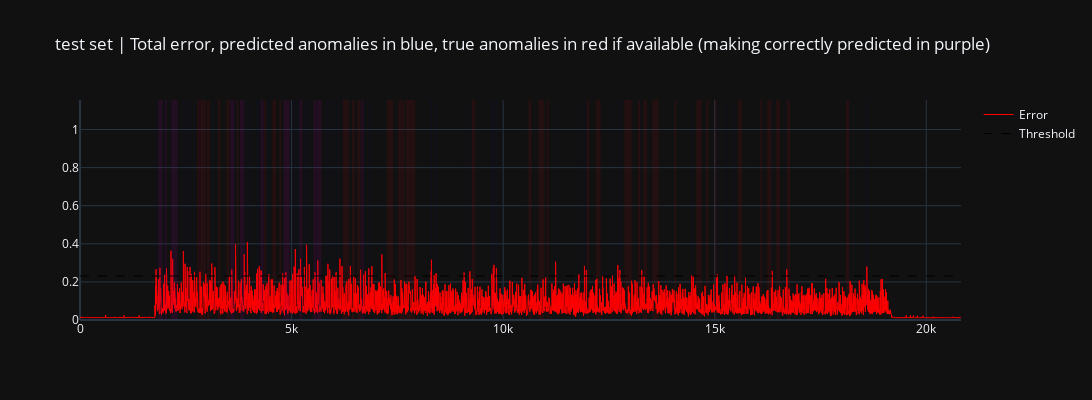

Notebook source saved alongside this figure:
### Code cell
plotter.plotly_global_predictions(type="test")

### Figure 1 — Plotly figure (JSON) as saved in the notebook; plotly's stock layout.template omitted (floating-point values rounded to 4 significant figures; data arrays with more than 128 entries replaced by an {"elided": "..."} marker saying what was removed)
{"data": [{"line": {"color": "red", "width": 1}, "name": "Error", "x": {"elided": "20821 int values"}, "y": {"elided": "20821 float values"}, "type": "scatter"}, {"line": {"color": "black", "dash": "dash", "width": 1}, "name": "Threshold", "x": {"elided": "20821 int values"}, "y": {"elided": "20821 float values"}, "type": "scatter"}], "layout": {"height": 400, "shapes": [{"fillcolor": "blue", "line": {"width": 0}, "opacity": 0.08, "type": "rect", "x0": 1792, "x1": 1805, "y0": -0.1, "y1": 1.155}, {"fillcolor": "blue", "line": {"width": 0}, "opacity": 0.08, "type": "rect", "x0": 1850, "x1": 1956, "y0": -0.1, "y1": 1.155}, {"fillcolor": "blue", "line": {"width": 0}, "opacity": 0.08, "type": "rect", "x0": 1995, "x1": 2005, "y0": -0.1, "y1": 1.155}, {"fillcolor": "blue", "line": {"width": 0}, "opacity": 0.08, "type": "rect", "x0": 2006, "x1": 2056, "y0": -0.1, "y1": 1.155}, {"fillcolor": "blue", "line": {"width": 0}, "opacity": 0.08, "type": "rect", "x0": 2144, "x1": 2154, "y0": -0.1, "y1": 1.155}, {"fillcolor": "blue", "line": {"width": 0}, "opacity": 0.08, "type": "rect", "x0": 2156, "x1": 2304, "y0": -0.1, "y1": 1.155}, {"fillcolor": "blue", "line": {"width": 0}, "opacity": 0.08, "type": "rect", "x0": 2438, "x1": 2449, "y0": -0.1, "y1": 1.155}, {"fillcolor": "blue", "line": {"width": 0}, "opacity": 0.08, "type": "rect", "x0": 2478, "x1": 2488, "y0": -0.1, "y1": 1.155}, {"fillcolor": "blue", "line": {"width": 0}, "opacity": 0.08, "type": "rect", "x0": 2528, "x1": 2539, "y0": -0.1, "y1": 1.155}, {"fillcolor": "blue", "line": {"width": 0}, "opacity": 0.08, "type": "rect", "x0": 2543, "x1": 2553, "y0": -0.1, "y1": 1.155}, {"fillcolor": "blue", "line": {"width": 0}, "opacity": 0.08, "type": "rect", "x0": 2595, "x1": 2605, "y0": -0.1, "y1": 1.155}, {"fillcolor": "blue", "line": {"width": 0}, "opacity": 0.08, "type": "rect", "x0": 2628, "x1": 2638, "y0": -0.1, "y1": 1.155}, {"fillcolor": "blue", "line": {"width": 0}, "opacity": 0.08, "type": "rect", "x0": 2701, "x1": 2711, "y0": -0.1, "y1": 1.155}, {"fillcolor": "blue", "line": {"width": 0}, "opacity": 0.08, "type": "rect", "x0": 2828, "x1": 2838, "y0": -0.1, "y1": 1.155}, {"fillcolor": "blue", "line": {"width": 0}, "opacity": 0.08, "type": "rect", "x0": 2831, "x1": 2841, "y0": -0.1, "y1": 1.155}, {"fillcolor": "blue", "line": {"width": 0}, "opacity": 0.08, "type": "rect", "x0": 2970, "x1": 2980, "y0": -0.1, "y1": 1.155}, {"fillcolor": "blue", "line": {"width": 0}, "opacity": 0.08, "type": "rect", "x0": 3109, "x1": 3119, "y0": -0.1, "y1": 1.155}, {"fillcolor": "blue", "line": {"width": 0}, "opacity": 0.08, "type": "rect", "x0": 3183, "x1": 3193, "y0": -0.1, "y1": 1.155}, {"fillcolor": "blue", "line": {"width": 0}, "opacity": 0.08, "type": "rect", "x0": 3548, "x1": 3651, "y0": -0.1, "y1": 1.155}, {"fillcolor": "blue", "line": {"width": 0}, "opacity": 0.08, "type": "rect", "x0": 3670, "x1": 3680, "y0": -0.1, "y1": 1.155}, {"fillcolor": "blue", "line": {"width": 0}, "opacity": 0.08, "type": "rect", "x0": 3779, "x1": 3886, "y0": -0.1, "y1": 1.155}, {"fillcolor": "blue", "line": {"width": 0}, "opacity": 0.08, "type": "rect", "x0": 3887, "x1": 3897, "y0": -0.1, "y1": 1.155}, {"fillcolor": "blue", "line": {"width": 0}, "opacity": 0.08, "type": "rect", "x0": 3950, "x1": 3960, "y0": -0.1, "y1": 1.155}, {"fillcolor": "blue", "line": {"width": 0}, "opacity": 0.08, "type": "rect", "x0": 4002, "x1": 4012, "y0": -0.1, "y1": 1.155}, {"fillcolor": "blue", "line": {"width": 0}, "opacity": 0.08, "type": "rect", "x0": 4167, "x1": 4177, "y0": -0.1, "y1": 1.155}, {"fillcolor": "blue", "line": {"width": 0}, "opacity": 0.08, "type": "rect", "x0": 4192, "x1": 4202, "y0": -0.1, "y1": 1.155}, {"fillcolor": "blue", "line": {"width": 0}, "opacity": 0.08, "type": "rect", "x0": 4231, "x1": 4241, "y0": -0.1, "y1": 1.155}, {"fillcolor": "blue", "line": {"width": 0}, "opacity": 0.08, "type": "rect", "x0": 4250, "x1": 4260, "y0": -0.1, "y1": 1.155}, {"fillcolor": "blue", "line": {"width": 0}, "opacity": 0.08, "type": "rect", "x0": 4266, "x1": 4338, "y0": -0.1, "y1": 1.155}, {"fillcolor": "blue", "line": {"width": 0}, "opacity": 0.08, "type": "rect", "x0": 4453, "x1": 4463, "y0": -0.1, "y1": 1.155}, {"fillcolor": "blue", "line": {"width": 0}, "opacity": 0.08, "type": "rect", "x0": 4456, "x1": 4466, "y0": -0.1, "y1": 1.155}, {"fillcolor": "blue", "line": {"width": 0}, "opacity": 0.08, "type": "rect", "x0": 4784, "x1": 4794, "y0": -0.1, "y1": 1.155}, {"fillcolor": "blue", "line": {"width": 0}, "opacity": 0.08, "type": "rect", "x0": 4808, "x1": 4962, "y0": -0.1, "y1": 1.155}, {"fillcolor": "blue", "line": {"width": 0}, "opacity": 0.08, "type": "rect", "x0": 5019, "x1": 5029, "y0": -0.1, "y1": 1.155}, {"fillcolor": "blue", "line": {"width": 0}, "opacity": 0.08, "type": "rect", "x0": 5055, "x1": 5065, "y0": -0.1, "y1": 1.155}, {"fillcolor": "blue", "line": {"width": 0}, "opacity": 0.08, "type": "rect", "x0": 5084, "x1": 5094, "y0": -0.1, "y1": 1.155}, {"fillcolor": "blue", "line": {"width": 0}, "opacity": 0.08, "type": "rect", "x0": 5129, "x1": 5139, "y0": -0.1, "y1": 1.155}, {"fillcolor": "blue", "line": {"width": 0}, "opacity": 0.08, "type": "rect", "x0": 5166, "x1": 5176, "y0": -0.1, "y1": 1.155}, {"fillcolor": "blue", "line": {"width": 0}, "opacity": 0.08, "type": "rect", "x0": 5185, "x1": 5257, "y0": -0.1, "y1": 1.155}, {"fillcolor": "blue", "line": {"width": 0}, "opacity": 0.08, "type": "rect", "x0": 5298, "x1": 5308, "y0": -0.1, "y1": 1.155}, {"fillcolor": "blue", "line": {"width": 0}, "opacity": 0.08, "type": "rect", "x0": 5349, "x1": 5359, "y0": -0.1, "y1": 1.155}, {"fillcolor": "blue", "line": {"width": 0}, "opacity": 0.08, "type": "rect", "x0": 5412, "x1": 5422, "y0": -0.1, "y1": 1.155}, {"fillcolor": "blue", "line": {"width": 0}, "opacity": 0.08, "type": "rect", "x0": 5516, "x1": 5584, "y0": -0.1, "y1": 1.155}, {"fillcolor": "blue", "line": {"width": 0}, "opacity": 0.08, "type": "rect", "x0": 5593, "x1": 5708, "y0": -0.1, "y1": 1.155}, {"fillcolor": "blue", "line": {"width": 0}, "opacity": 0.08, "type": "rect", "x0": 5826, "x1": 5836, "y0": -0.1, "y1": 1.155}, {"fillcolor": "blue", "line": {"width": 0}, "opacity": 0.08, "type": "rect", "x0": 5854, "x1": 5864, "y0": -0.1, "y1": 1.155}, {"fillcolor": "blue", "line": {"width": 0}, "opacity": 0.08, "type": "rect", "x0": 5897, "x1": 5907, "y0": -0.1, "y1": 1.155}, {"fillcolor": "blue", "line": {"width": 0}, "opacity": 0.08, "type": "rect", "x0": 5966, "x1": 5976, "y0": -0.1, "y1": 1.155}, {"fillcolor": "blue", "line": {"width": 0}, "opacity": 0.08, "type": "rect", "x0": 6043, "x1": 6053, "y0": -0.1, "y1": 1.155}, {"fillcolor": "blue", "line": {"width": 0}, "opacity": 0.08, "type": "rect", "x0": 6049, "x1": 6059, "y0": -0.1, "y1": 1.155}, {"fillcolor": "blue", "line": {"width": 0}, "opacity": 0.08, "type": "rect", "x0": 6137, "x1": 6147, "y0": -0.1, "y1": 1.155}, {"fillcolor": "blue", "line": {"width": 0}, "opacity": 0.08, "type": "rect", "x0": 6187, "x1": 6197, "y0": -0.1, "y1": 1.155}, {"fillcolor": "blue", "line": {"width": 0}, "opacity": 0.08, "type": "rect", "x0": 6384, "x1": 6394, "y0": -0.1, "y1": 1.155}, {"fillcolor": "blue", "line": {"width": 0}, "opacity": 0.08, "type": "rect", "x0": 6626, "x1": 6636, "y0": -0.1, "y1": 1.155}, {"fillcolor": "blue", "line": {"width": 0}, "opacity": 0.08, "type": "rect", "x0": 6650, "x1": 6708, "y0": -0.1, "y1": 1.155}, {"fillcolor": "blue", "line": {"width": 0}, "opacity": 0.08, "type": "rect", "x0": 6738, "x1": 6748, "y0": -0.1, "y1": 1.155}, {"fillcolor": "blue", "line": {"width": 0}, "opacity": 0.08, "type": "rect", "x0": 6819, "x1": 6829, "y0": -0.1, "y1": 1.155}, {"fillcolor": "blue", "line": {"width": 0}, "opacity": 0.08, "type": "rect", "x0": 6894, "x1": 6904, "y0": -0.1, "y1": 1.155}, {"fillcolor": "blue", "line": {"width": 0}, "opacity": 0.08, "type": "rect", "x0": 7128, "x1": 7138, "y0": -0.1, "y1": 1.155}, {"fillcolor": "blue", "line": {"width": 0}, "opacity": 0.08, "type": "rect", "x0": 7207, "x1": 7217, "y0": -0.1, "y1": 1.155}, {"fillcolor": "blue", "line": {"width": 0}, "opacity": 0.08, "type": "rect", "x0": 8292, "x1": 8302, "y0": -0.1, "y1": 1.155}, {"fillcolor": "blue", "line": {"width": 0}, "opacity": 0.08, "type": "rect", "x0": 8299, "x1": 8310, "y0": -0.1, "y1": 1.155}, {"fillcolor": "blue", "line": {"width": 0}, "opacity": 0.08, "type": "rect", "x0": 8366, "x1": 8376, "y0": -0.1, "y1": 1.155}, {"fillcolor": "blue", "line": {"width": 0}, "opacity": 0.08, "type": "rect", "x0": 8411, "x1": 8421, "y0": -0.1, "y1": 1.155}, {"fillcolor": "blue", "line": {"width": 0}, "opacity": 0.08, "type": "rect", "x0": 9072, "x1": 9082, "y0": -0.1, "y1": 1.155}, {"fillcolor": "blue", "line": {"width": 0}, "opacity": 0.08, "type": "rect", "x0": 9209, "x1": 9219, "y0": -0.1, "y1": 1.155}, {"fillcolor": "blue", "line": {"width": 0}, "opacity": 0.08, "type": "rect", "x0": 9727, "x1": 9737, "y0": -0.1, "y1": 1.155}, {"fillcolor": "blue", "line": {"width": 0}, "opacity": 0.08, "type": "rect", "x0": 9762, "x1": 9773, "y0": -0.1, "y1": 1.155}, {"fillcolor": "blue", "line": {"width": 0}, "opacity": 0.08, "type": "rect", "x0": 9778, "x1": 9789, "y0": -0.1, "y1": 1.155}, {"fillcolor": "blue", "line": {"width": 0}, "opacity": 0.08, "type": "rect", "x0": 9836, "x1": 9846, "y0": -0.1, "y1": 1.155}, {"fillcolor": "blue", "line": {"width": 0}, "opacity": 0.08, "type": "rect", "x0": 11234, "x1": 11244, "y0": -0.1, "y1": 1.155}, {"fillcolor": "blue", "line": {"width": 0}, "opacity": 0.08, "type": "rect", "x0": 11785, "x1": 11795, "y0": -0.1, "y1": 1.155}, {"fillcolor": "blue", "line": {"width": 0}, "opacity": 0.08, "type": "rect", "x0": 11916, "x1": 11926, "y0": -0.1, "y1": 1.155}, {"fillcolor": "blue", "line": {"width": 0}, "opacity": 0.08, "type": "rect", "x0": 11960, "x1": 11970, "y0": -0.1, "y1": 1.155}, {"fillcolor": "blue", "line": {"width": 0}, "opacity": 0.08, "type": "rect", "x0": 12346, "x1": 12356, "y0": -0.1, "y1": 1.155}, {"fillcolor": "blue", "line": {"width": 0}, "opacity": 0.08, "type": "rect", "x0": 12579, "x1": 12589, "y0": -0.1, "y1": 1.155}, {"fillcolor": "blue", "line": {"width": 0}, "opacity": 0.08, "type": "rect", "x0": 12705, "x1": 12715, "y0": -0.1, "y1": 1.155}, {"fillcolor": "blue", "line": {"width": 0}, "opacity": 0.08, "type": "rect", "x0": 12755, "x1": 12765, "y0": -0.1, "y1": 1.155}, {"fillcolor": "blue", "line": {"width": 0}, "opacity": 0.08, "type": "rect", "x0": 12765, "x1": 12775, "y0": -0.1, "y1": 1.155}, {"fillcolor": "blue", "line": {"width": 0}, "opacity": 0.08, "type": "rect", "x0": 13270, "x1": 13280, "y0": -0.1, "y1": 1.155}, {"fillcolor": "blue", "line": {"width": 0}, "opacity": 0.08, "type": "rect", "x0": 14450, "x1": 14460, "y0": -0.1, "y1": 1.155}, {"fillcolor": "blue", "line": {"width": 0}, "opacity": 0.08, "type": "rect", "x0": 15058, "x1": 15068, "y0": -0.1, "y1": 1.155}, {"fillcolor": "blue", "line": {"width": 0}, "opacity": 0.08, "type": "rect", "x0": 15285, "x1": 15295, "y0": -0.1, "y1": 1.155}, {"fillcolor": "blue", "line": {"width": 0}, "opacity": 0.08, "type": "rect", "x0": 15465, "x1": 15475, "y0": -0.1, "y1": 1.155}, {"fillcolor": "blue", "line": {"width": 0}, "opacity": 0.08, "type": "rect", "x0": 16356, "x1": 16366, "y0": -0.1, "y1": 1.155}, {"fillcolor": "blue", "line": {"width": 0}, "opacity": 0.08, "type": "rect", "x0": 16696, "x1": 16706, "y0": -0.1, "y1": 1.155}, {"fillcolor": "blue", "line": {"width": 0}, "opacity": 0.08, "type": "rect", "x0": 18589, "x1": 18599, "y0": -0.1, "y1": 1.155}, {"fillcolor": "blue", "line": {"width": 0}, "opacity": 0.08, "type": "rect", "x0": 18595, "x1": 18606, "y0": -0.1, "y1": 1.155}, {"fillcolor": "red", "line": {"width": 0}, "opacity": 0.08, "type": "rect", "x0": 1850, "x1": 1956, "y0": -0.1, "y1": 1.155}, {"fillcolor": "red", "line": {"width": 0}, "opacity": 0.08, "type": "rect", "x0": 2006, "x1": 2056, "y0": -0.1, "y1": 1.155}, {"fillcolor": "red", "line": {"width": 0}, "opacity": 0.08, "type": "rect", "x0": 2156, "x1": 2304, "y0": -0.1, "y1": 1.155}, {"fillcolor": "red", "line": {"width": 0}, "opacity": 0.08, "type": "rect", "x0": 2769, "x1": 2835, "y0": -0.1, "y1": 1.155}, {"fillcolor": "red", "line": {"width": 0}, "opacity": 0.08, "type": "rect", "x0": 2833, "x1": 2979, "y0": -0.1, "y1": 1.155}, {"fillcolor": "red", "line": {"width": 0}, "opacity": 0.08, "type": "rect", "x0": 3000, "x1": 3071, "y0": -0.1, "y1": 1.155}, {"fillcolor": "red", "line": {"width": 0}, "opacity": 0.08, "type": "rect", "x0": 3255, "x1": 3315, "y0": -0.1, "y1": 1.155}, {"fillcolor": "red", "line": {"width": 0}, "opacity": 0.08, "type": "rect", "x0": 3458, "x1": 3535, "y0": -0.1, "y1": 1.155}, {"fillcolor": "red", "line": {"width": 0}, "opacity": 0.08, "type": "rect", "x0": 3548, "x1": 3651, "y0": -0.1, "y1": 1.155}, {"fillcolor": "red", "line": {"width": 0}, "opacity": 0.08, "type": "rect", "x0": 3699, "x1": 3750, "y0": -0.1, "y1": 1.155}, {"fillcolor": "red", "line": {"width": 0}, "opacity": 0.08, "type": "rect", "x0": 3779, "x1": 3886, "y0": -0.1, "y1": 1.155}, {"fillcolor": "red", "line": {"width": 0}, "opacity": 0.08, "type": "rect", "x0": 4266, "x1": 4338, "y0": -0.1, "y1": 1.155}, {"fillcolor": "red", "line": {"width": 0}, "opacity": 0.08, "type": "rect", "x0": 4350, "x1": 4397, "y0": -0.1, "y1": 1.155}, {"fillcolor": "red", "line": {"width": 0}, "opacity": 0.08, "type": "rect", "x0": 4543, "x1": 4634, "y0": -0.1, "y1": 1.155}, {"fillcolor": "red", "line": {"width": 0}, "opacity": 0.08, "type": "rect", "x0": 4709, "x1": 4757, "y0": -0.1, "y1": 1.155}, {"fillcolor": "red", "line": {"width": 0}, "opacity": 0.08, "type": "rect", "x0": 4808, "x1": 4962, "y0": -0.1, "y1": 1.155}, {"fillcolor": "red", "line": {"width": 0}, "opacity": 0.08, "type": "rect", "x0": 5185, "x1": 5257, "y0": -0.1, "y1": 1.155}, {"fillcolor": "red", "line": {"width": 0}, "opacity": 0.08, "type": "rect", "x0": 5516, "x1": 5584, "y0": -0.1, "y1": 1.155}, {"fillcolor": "red", "line": {"width": 0}, "opacity": 0.08, "type": "rect", "x0": 5593, "x1": 5708, "y0": -0.1, "y1": 1.155}, {"fillcolor": "red", "line": {"width": 0}, "opacity": 0.08, "type": "rect", "x0": 6210, "x1": 6357, "y0": -0.1, "y1": 1.155}, {"fillcolor": "red", "line": {"width": 0}, "opacity": 0.08, "type": "rect", "x0": 6422, "x1": 6492, "y0": -0.1, "y1": 1.155}, {"fillcolor": "red", "line": {"width": 0}, "opacity": 0.08, "type": "rect", "x0": 6550, "x1": 6635, "y0": -0.1, "y1": 1.155}, {"fillcolor": "red", "line": {"width": 0}, "opacity": 0.08, "type": "rect", "x0": 6650, "x1": 6708, "y0": -0.1, "y1": 1.155}, {"fillcolor": "red", "line": {"width": 0}, "opacity": 0.08, "type": "rect", "x0": 7249, "x1": 7402, "y0": -0.1, "y1": 1.155}, {"fillcolor": "red", "line": {"width": 0}, "opacity": 0.08, "type": "rect", "x0": 7524, "x1": 7609, "y0": -0.1, "y1": 1.155}, {"fillcolor": "red", "line": {"width": 0}, "opacity": 0.08, "type": "rect", "x0": 7618, "x1": 7673, "y0": -0.1, "y1": 1.155}, {"fillcolor": "red", "line": {"width": 0}, "opacity": 0.08, "type": "rect", "x0": 7704, "x1": 7922, "y0": -0.1, "y1": 1.155}, {"fillcolor": "red", "line": {"width": 0}, "opacity": 0.08, "type": "rect", "x0": 9256, "x1": 9339, "y0": -0.1, "y1": 1.155}, {"fillcolor": "red", "line": {"width": 0}, "opacity": 0.08, "type": "rect", "x0": 10595, "x1": 10666, "y0": -0.1, "y1": 1.155}, {"fillcolor": "red", "line": {"width": 0}, "opacity": 0.08, "type": "rect", "x0": 10829, "x1": 10976, "y0": -0.1, "y1": 1.155}, {"fillcolor": "red", "line": {"width": 0}, "opacity": 0.08, "type": "rect", "x0": 11037, "x1": 11082, "y0": -0.1, "y1": 1.155}, {"fillcolor": "red", "line": {"width": 0}, "opacity": 0.08, "type": "rect", "x0": 11974, "x1": 12036, "y0": -0.1, "y1": 1.155}, {"fillcolor": "red", "line": {"width": 0}, "opacity": 0.08, "type": "rect", "x0": 12188, "x1": 12301, "y0": -0.1, "y1": 1.155}, {"fillcolor": "red", "line": {"width": 0}, "opacity": 0.08, "type": "rect", "x0": 12867, "x1": 13040, "y0": -0.1, "y1": 1.155}, {"fillcolor": "red", "line": {"width": 0}, "opacity": 0.08, "type": "rect", "x0": 13187, "x1": 13239, "y0": -0.1, "y1": 1.155}, {"fillcolor": "red", "line": {"width": 0}, "opacity": 0.08, "type": "rect", "x0": 13313, "x1": 13405, "y0": -0.1, "y1": 1.155}, {"fillcolor": "red", "line": {"width": 0}, "opacity": 0.08, "type": "rect", "x0": 13525, "x1": 13678, "y0": -0.1, "y1": 1.155}, {"fillcolor": "red", "line": {"width": 0}, "opacity": 0.08, "type": "rect", "x0": 14045, "x1": 14093, "y0": -0.1, "y1": 1.155}, {"fillcolor": "red", "line": {"width": 0}, "opacity": 0.08, "type": "rect", "x0": 14551, "x1": 14698, "y0": -0.1, "y1": 1.155}, {"fillcolor": "red", "line": {"width": 0}, "opacity": 0.08, "type": "rect", "x0": 14796, "x1": 14853, "y0": -0.1, "y1": 1.155}, {"fillcolor": "red", "line": {"width": 0}, "opacity": 0.08, "type": "rect", "x0": 14994, "x1": 15044, "y0": -0.1, "y1": 1.155}, {"fillcolor": "red", "line": {"width": 0}, "opacity": 0.08, "type": "rect", "x0": 15546, "x1": 15644, "y0": -0.1, "y1": 1.155}, {"fillcolor": "red", "line": {"width": 0}, "opacity": 0.08, "type": "rect", "x0": 16068, "x1": 16115, "y0": -0.1, "y1": 1.155}, {"fillcolor": "red", "line": {"width": 0}, "opacity": 0.08, "type": "rect", "x0": 16237, "x1": 16342, "y0": -0.1, "y1": 1.155}, {"fillcolor": "red", "line": {"width": 0}, "opacity": 0.08, "type": "rect", "x0": 16452, "x1": 16538, "y0": -0.1, "y1": 1.155}, {"fillcolor": "red", "line": {"width": 0}, "opacity": 0.08, "type": "rect", "x0": 16702, "x1": 16785, "y0": -0.1, "y1": 1.155}, {"fillcolor": "red", "line": {"width": 0}, "opacity": 0.08, "type": "rect", "x0": 18100, "x1": 18176, "y0": -0.1, "y1": 1.155}], "title": {"text": "test set | Total error, predicted anomalies in blue, true anomalies in red if available (making correctly predicted in purple)"}, "width": 1500, "yaxis": {"range": [0, 1.155]}}}
